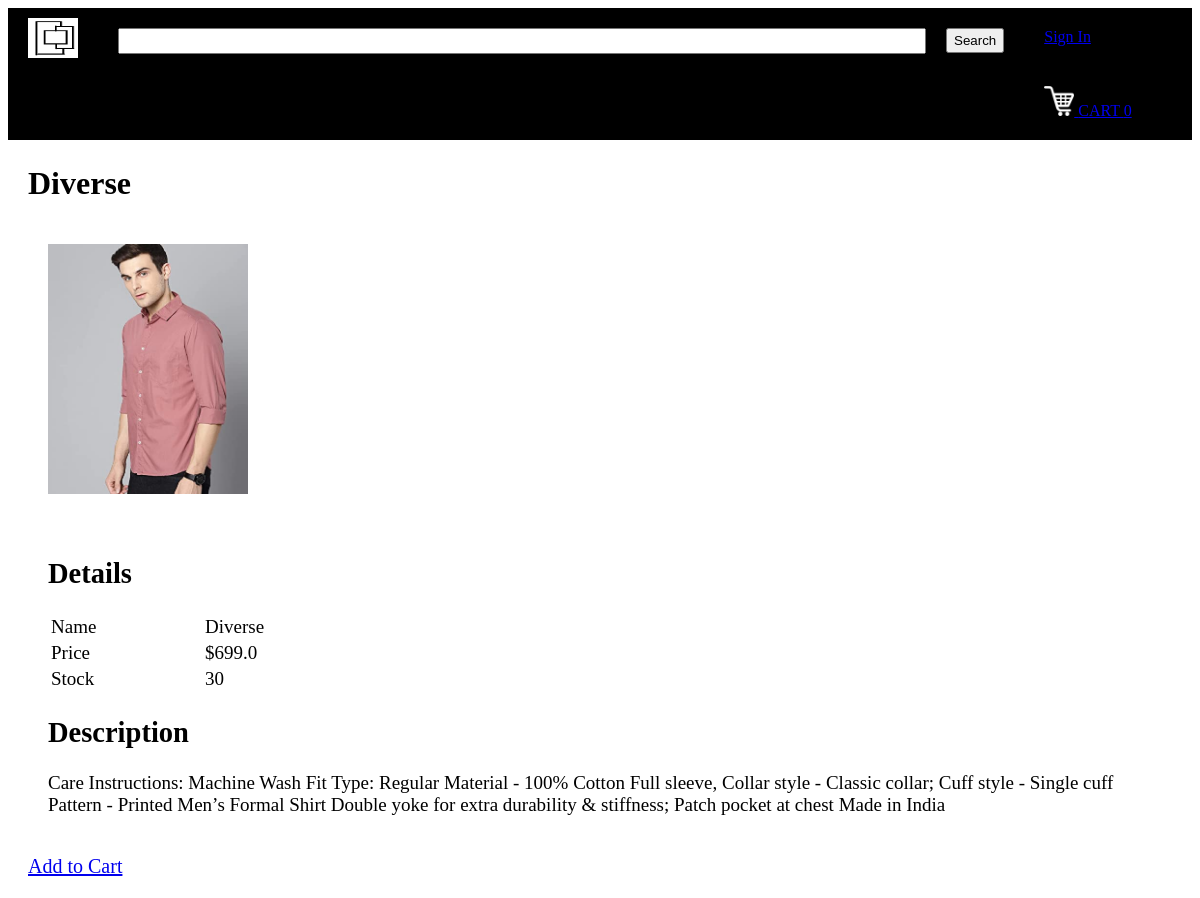
Screenshot of /productDescription?productId=21 with the database file from the repository.
### tables this page shows
CREATE TABLE products
		(productId INTEGER PRIMARY KEY,
		name TEXT,
		price REAL,
		description TEXT,
		image TEXT,
		stock INTEGER,
		categoryId INTEGER,
		FOREIGN KEY(categoryId) REFERENCES categories(categoryId)
		);

### main.py (the view)
@app.route("/productDescription")
def productDescription():
    loggedIn, firstName, noOfItems = getLoginDetails()
    productId = request.args.get('productId')
    with sqlite3.connect('database.db') as conn:
        cur = conn.cursor()
        cur.execute('SELECT productId, name, price, description, image, stock FROM products WHERE productId = ?', (productId, ))
        productData = cur.fetchone()
    conn.close()
    return render_template("productDescription.html", data=productData, loggedIn = loggedIn, firstName = firstName, noOfItems = noOfItems)

### main.py (called while the page is built)
def getLoginDetails():
    with sqlite3.connect('database.db') as conn:
        cur = conn.cursor()
        if 'email' not in session:
            loggedIn = False
            firstName = ''
            noOfItems = 0
        else:
            loggedIn = True
            cur.execute("SELECT userId, firstName FROM users WHERE email = ?", (session['email'], ))
            userId, firstName = cur.fetchone()
            cur.execute("SELECT count(productId) FROM kart WHERE userId = ?", (userId, ))
            noOfItems = cur.fetchone()[0]
    conn.close()
    return (loggedIn, firstName, noOfItems)

### templates/productDescription.html (shortened to what this page needs)
<!DOCTYPE HTML>
<html>
<head>
<link rel="stylesheet" href={{url_for('static', filename='css/productDescription.css')}} />
<link rel="stylesheet" href={{ url_for('static', filename='css/topStyle.css')}} />
</head>
<body>
<div id="title">
	<a href="/">
		<img id="logo" src= {{ url_for('static', filename='images/logo.png') }} />
	</a>
	<form>
		<input id="searchBox" type="text" name="searchQuery">
		<input id="searchButton" type="submit" value="Search">
	</form>
	{% if not loggedIn %}
	<div id="signInButton">
		<a class="link" href="/loginForm">Sign In</a>
	</div>
	{% endif %}
	<div id="kart">
		<a class="link" href="/cart">
			<img src={{url_for('static', filename='images/shoppingCart.png')}} id="cartIcon" />
			CART {{noOfItems}}
		</a>
	</div>
</div>
<div id="display">
	<div id="productName">
		<h1>{{data[1]}}</h1>
	</div>
	<div>
		<img src={{url_for('static', filename='uploads/'+data[4]) }} id="productImage"/>
	</div>
	<div id="productDescription">
		<h2>Details</h2>
		<table id="descriptionTable">
			<tr>
				<td>Name</td>
				<td>{{data[1]}}</td>
			</tr>
			<tr>
				<td>Price</td>
				<td>${{data[2]}}</td>
			</tr>
			<tr>
				<td>Stock</td>
				<td>{{data[5]}}</td>
			</tr>
		</table>
		<h2>Description</h2>
		<p>{{data[3]}}</p>
	</div>
	<div id="addToCart">
		<a href="/addToCart?productId={{request.args.get('productId')}}">Add to Cart</a>
	</div>
</div>
</body>
</html>

### static/css/productDescription.css (style rules this page uses)
#display { margin-top: 20px; margin-left: 20px; margin-right: 20px; margin-bottom: 20px; }
#productImage { height: 250px; width: 200px; margin-left: 20px; margin-right: 20px; margin-top: 20px; margin-bottom: 20px; display: inline-block; float: left; }
#productDescription { margin-left: 20px; margin-right: 20px; margin-top: 20px; margin-bottom: 20px; display: inline-block; font-size: 19px; }
#descriptionTable td { width: 150px; }
#addToCart { font-size: 20px; }

### static/css/topStyle.css (style rules this page uses)
#logo { height: 40px; width: 50px; margin-left: 20px; margin-top: 10px; margin-bottom: 10px; margin-right: 20px; float: left; }
#title { background-color: black; display: inline-block; width: 100%; }
#searchBox { height: 20px; width: 800px; margin-left: 20px; margin-top: 20px; margin-bottom: 20px; margin-right: 20px; float: left; font-size: 1.5em; }
#searchButton { height: 25px; margin-top: 20px; margin-bottom: 20px; margin-right: 20px; float: left; }
#signInButton { color: yellow; margin-top: 20px; margin-bottom: 20px; margin-left: 20px; margin-right: 20px; float: left; }
#kart { color: white; margin-top: 20px; margin-bottom: 20px; margin-left: 20px; margin-right: 20px; float: left; }
#cartIcon { height: 30px; width: 30px; }

### rows the page displays
products: name "Diverse", image (picture), price "699.0", stock "30", description "Care Instructions: Machine Wash Fit Type: Regular Material - 100% Cotton Full sleeve, Collar style - Classic collar; Cuff style - Single cuff Pattern - Printed Men’s Formal Shirt Double yoke for extra durability & stiffness; Patch pocket at chest Made in India"

### other values shown
{{ noOfItems }} "0"
